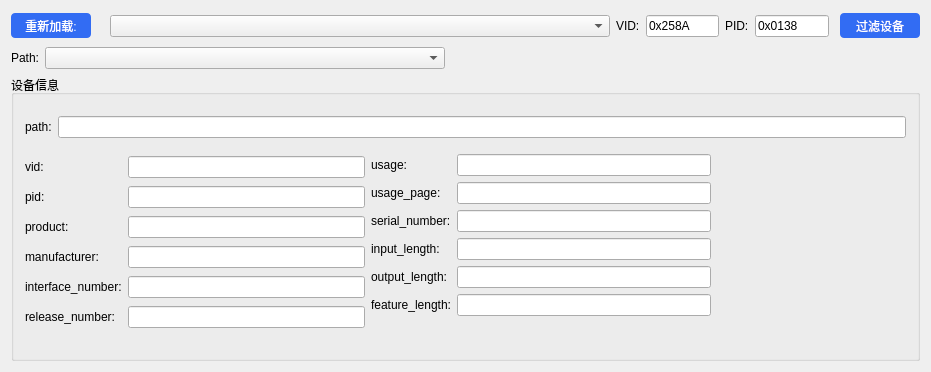
<?xml version="1.0" encoding="UTF-8"?>
<ui version="4.0">
 <class>MainWindow</class>
 <widget class="QMainWindow" name="MainWindow">
  <property name="geometry">
   <rect>
    <x>0</x>
    <y>0</y>
    <width>931</width>
    <height>372</height>
   </rect>
  </property>
  <property name="windowTitle">
   <string>hid_deviceinfo</string>
  </property>
  <property name="styleSheet">
   <string notr="true">
*{   
    font-family: &quot;Microsoft YaHei&quot;;
}

QPushButton{
	background-color:#326cf3;
	color:white;
    border-radius: 4px;
}

QPushButton:hover{
	background-color:#477bf4;
}

QPushButton:disabled{
	background-color:#b1c0c1;
	color:black;
}
</string>
  </property>
  <widget class="QWidget" name="centralWidget">
   <property name="styleSheet">
    <string notr="true"/>
   </property>
   <layout class="QGridLayout" name="gridLayout" rowstretch="0,0,1">
    <item row="0" column="0">
     <layout class="QHBoxLayout" name="horizontalLayout">
      <item>
       <widget class="QPushButton" name="btn_reload_devices">
        <property name="minimumSize">
         <size>
          <width>80</width>
          <height>25</height>
         </size>
        </property>
        <property name="text">
         <string>重新加载:</string>
        </property>
       </widget>
      </item>
      <item>
       <widget class="QLabel" name="label_4">
        <property name="text">
         <string/>
        </property>
       </widget>
      </item>
      <item>
       <widget class="QComboBox" name="cb_devices">
        <property name="minimumSize">
         <size>
          <width>500</width>
          <height>0</height>
         </size>
        </property>
       </widget>
      </item>
      <item>
       <widget class="QLabel" name="label">
        <property name="minimumSize">
         <size>
          <width>0</width>
          <height>30</height>
         </size>
        </property>
        <property name="text">
         <string>VID:</string>
        </property>
       </widget>
      </item>
      <item>
       <widget class="QLineEdit" name="le_vid">
        <property name="text">
         <string>0x258A</string>
        </property>
       </widget>
      </item>
      <item>
       <widget class="QLabel" name="label_2">
        <property name="minimumSize">
         <size>
          <width>0</width>
          <height>30</height>
         </size>
        </property>
        <property name="text">
         <string>PID:</string>
        </property>
       </widget>
      </item>
      <item>
       <widget class="QLineEdit" name="le_pid">
        <property name="text">
         <string>0x0138</string>
        </property>
       </widget>
      </item>
      <item>
       <spacer name="horizontalSpacer">
        <property name="orientation">
         <enum>Qt::Horizontal</enum>
        </property>
        <property name="sizeHint" stdset="0">
         <size>
          <width>40</width>
          <height>20</height>
         </size>
        </property>
       </spacer>
      </item>
      <item>
       <widget class="QPushButton" name="btn_filter">
        <property name="minimumSize">
         <size>
          <width>80</width>
          <height>25</height>
         </size>
        </property>
        <property name="text">
         <string>过滤设备</string>
        </property>
       </widget>
      </item>
     </layout>
    </item>
    <item row="1" column="0">
     <layout class="QHBoxLayout" name="horizontalLayout_2" stretch="0,0,1">
      <item>
       <widget class="QLabel" name="label_5">
        <property name="text">
         <string>Path:</string>
        </property>
       </widget>
      </item>
      <item>
       <widget class="QComboBox" name="cb_paths">
        <property name="minimumSize">
         <size>
          <width>400</width>
          <height>0</height>
         </size>
        </property>
       </widget>
      </item>
      <item>
       <spacer name="horizontalSpacer_2">
        <property name="orientation">
         <enum>Qt::Horizontal</enum>
        </property>
        <property name="sizeHint" stdset="0">
         <size>
          <width>40</width>
          <height>20</height>
         </size>
        </property>
       </spacer>
      </item>
     </layout>
    </item>
    <item row="2" column="0">
     <widget class="QGroupBox" name="groupBox">
      <property name="title">
       <string>设备信息</string>
      </property>
      <layout class="QGridLayout" name="gridLayout_4" rowstretch="0,1" columnstretch="2,2,0">
       <item row="0" column="0" colspan="3">
        <layout class="QHBoxLayout" name="horizontalLayout_6" stretch="0,1">
         <item>
          <widget class="QLabel" name="label_8">
           <property name="text">
            <string>path:</string>
           </property>
          </widget>
         </item>
         <item>
          <widget class="QLineEdit" name="lb_path">
           <property name="text">
            <string/>
           </property>
          </widget>
         </item>
        </layout>
       </item>
       <item row="1" column="0">
        <layout class="QGridLayout" name="gridLayout_2" columnstretch="0,1">
         <item row="1" column="0">
          <widget class="QLabel" name="label_17">
           <property name="text">
            <string>pid:</string>
           </property>
          </widget>
         </item>
         <item row="3" column="1">
          <widget class="QLineEdit" name="lb_manufacturer">
           <property name="text">
            <string/>
           </property>
          </widget>
         </item>
         <item row="4" column="0">
          <widget class="QLabel" name="label_11">
           <property name="text">
            <string>interface_number:</string>
           </property>
          </widget>
         </item>
         <item row="5" column="1">
          <widget class="QLineEdit" name="lb_release_num">
           <property name="text">
            <string/>
           </property>
          </widget>
         </item>
         <item row="0" column="1">
          <widget class="QLineEdit" name="lb_vid">
           <property name="text">
            <string/>
           </property>
          </widget>
         </item>
         <item row="2" column="0">
          <widget class="QLabel" name="label_9">
           <property name="text">
            <string>product:</string>
           </property>
          </widget>
         </item>
         <item row="3" column="0">
          <widget class="QLabel" name="label_10">
           <property name="text">
            <string>manufacturer:</string>
           </property>
          </widget>
         </item>
         <item row="0" column="0">
          <widget class="QLabel" name="label_16">
           <property name="text">
            <string>vid:</string>
           </property>
          </widget>
         </item>
         <item row="1" column="1">
          <widget class="QLineEdit" name="lb_pid">
           <property name="text">
            <string/>
           </property>
          </widget>
         </item>
         <item row="2" column="1">
          <widget class="QLineEdit" name="lb_product">
           <property name="text">
            <string/>
           </property>
          </widget>
         </item>
         <item row="5" column="0">
          <widget class="QLabel" name="label_12">
           <property name="text">
            <string>release_number:</string>
           </property>
          </widget>
         </item>
         <item row="4" column="1">
          <widget class="QLineEdit" name="lb_interface_num">
           <property name="text">
            <string/>
           </property>
          </widget>
         </item>
        </layout>
       </item>
       <item row="1" column="1">
        <layout class="QGridLayout" name="gridLayout_3" columnstretch="0,1">
         <item row="0" column="0">
          <widget class="QLabel" name="label_13">
           <property name="text">
            <string>usage:</string>
           </property>
          </widget>
         </item>
         <item row="0" column="1">
          <widget class="QLineEdit" name="lb_usage">
           <property name="text">
            <string/>
           </property>
          </widget>
         </item>
         <item row="1" column="0">
          <widget class="QLabel" name="label_14">
           <property name="text">
            <string>usage_page:</string>
           </property>
          </widget>
         </item>
         <item row="1" column="1">
          <widget class="QLineEdit" name="lb_usage_page">
           <property name="text">
            <string/>
           </property>
          </widget>
         </item>
         <item row="2" column="0">
          <widget class="QLabel" name="label_15">
           <property name="text">
            <string>serial_number:</string>
           </property>
          </widget>
         </item>
         <item row="2" column="1">
          <widget class="QLineEdit" name="lb_serial_num">
           <property name="text">
            <string/>
           </property>
          </widget>
         </item>
         <item row="3" column="0">
          <widget class="QLabel" name="label_3">
           <property name="text">
            <string>input_length:</string>
           </property>
          </widget>
         </item>
         <item row="3" column="1">
          <widget class="QLineEdit" name="lb_input_len">
           <property name="text">
            <string/>
           </property>
          </widget>
         </item>
         <item row="4" column="0">
          <widget class="QLabel" name="label_6">
           <property name="text">
            <string>output_length:</string>
           </property>
          </widget>
         </item>
         <item row="4" column="1">
          <widget class="QLineEdit" name="lb_output_len">
           <property name="text">
            <string/>
           </property>
          </widget>
         </item>
         <item row="5" column="0">
          <widget class="QLabel" name="label_7">
           <property name="text">
            <string>feature_length:</string>
           </property>
          </widget>
         </item>
         <item row="5" column="1">
          <widget class="QLineEdit" name="lb_feature_len">
           <property name="text">
            <string/>
           </property>
          </widget>
         </item>
         <item row="6" column="0">
          <widget class="QLabel" name="label_18">
           <property name="text">
            <string/>
           </property>
          </widget>
         </item>
         <item row="6" column="1">
          <widget class="QLabel" name="label_19">
           <property name="text">
            <string/>
           </property>
          </widget>
         </item>
        </layout>
       </item>
       <item row="1" column="2">
        <spacer name="horizontalSpacer_3">
         <property name="orientation">
          <enum>Qt::Horizontal</enum>
         </property>
         <property name="sizeHint" stdset="0">
          <size>
           <width>189</width>
           <height>20</height>
          </size>
         </property>
        </spacer>
       </item>
      </layout>
     </widget>
    </item>
   </layout>
  </widget>
 </widget>
 <layoutdefault spacing="6" margin="11"/>
 <resources/>
 <connections/>
</ui>
